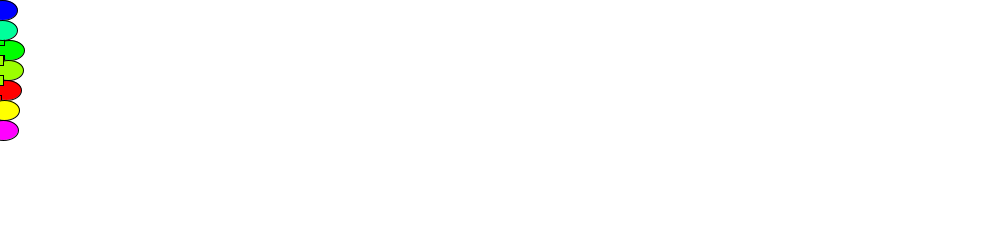
Frame 1 (no input)
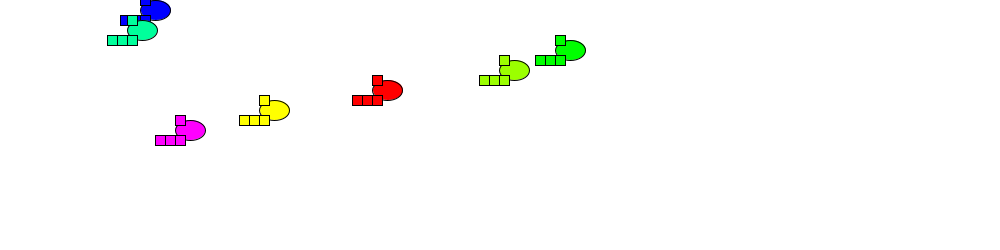
Frame 60 (the mouse pressed at the canvas centre just before this capture)
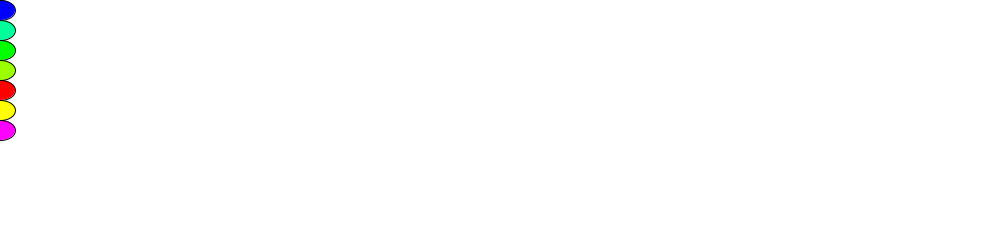
Frame 120 (the mouse held since frame 60 and released just before this capture)

The Processing sketch that drew these frames (run headless with seeded random() and noise(); from frame 60 on, the mouse is pressed at the canvas centre):

// Processing sketch: processing_137946
// ── processing_137946.pde

Car myCar1;
Car myCar2;
Car myCar3;
Car myCar4;
Car myCar5;
Car myCar6;
Car myCar7;

void setup() {
  size(1000,250);
  myCar1 = new Car(color(255,0,0),0,90,random(10)); 
  myCar2 = new Car(color(0,0,255),0,10,random(10));
  myCar3 = new Car(color(0,255,0),0,50,random(10));
  myCar4 = new Car(color(0,255,155),0,30,random(10));
  myCar5 = new Car(color(155,255,0),0,70,random(10));
  myCar6 = new Car(color(255,0,255),0,130,random(10));
  myCar7 = new Car(color(255,255,0),0,110,random(10));
}

void draw() {
  background(255);
  myCar1.move();
  myCar1.display();
  myCar2.move();
  myCar2.display();
  myCar3.move();
  myCar3.display();
  myCar4.move();
  myCar4.display();
  myCar5.move();
  myCar5.display();
  myCar6.move();
  myCar6.display();
  myCar7.move();
  myCar7.display();
}

class Car {
  color c;
  float xpos;
  float ypos;
  float xspeed;
  
Car(color tempC, float tempXpos, float tempYpos, float tempXspeed) {
  c = tempC;
  xpos = tempXpos;
  ypos = tempYpos;
  xspeed = tempXspeed;
}

void display() {
    stroke(0);
    fill(c);
    rectMode(CENTER);
    ellipse(xpos,ypos,30,20);
    rect(xpos-10,ypos-10,10,10);
    rect(xpos-20,ypos+10,10,10);
    rect(xpos-10,ypos+10,10,10);
    rect(xpos-30,ypos+10,10,10);
}

void move() {
    xpos = xpos + xspeed;
    if (mousePressed){
      xpos = 0;
    }
  }
}
  
